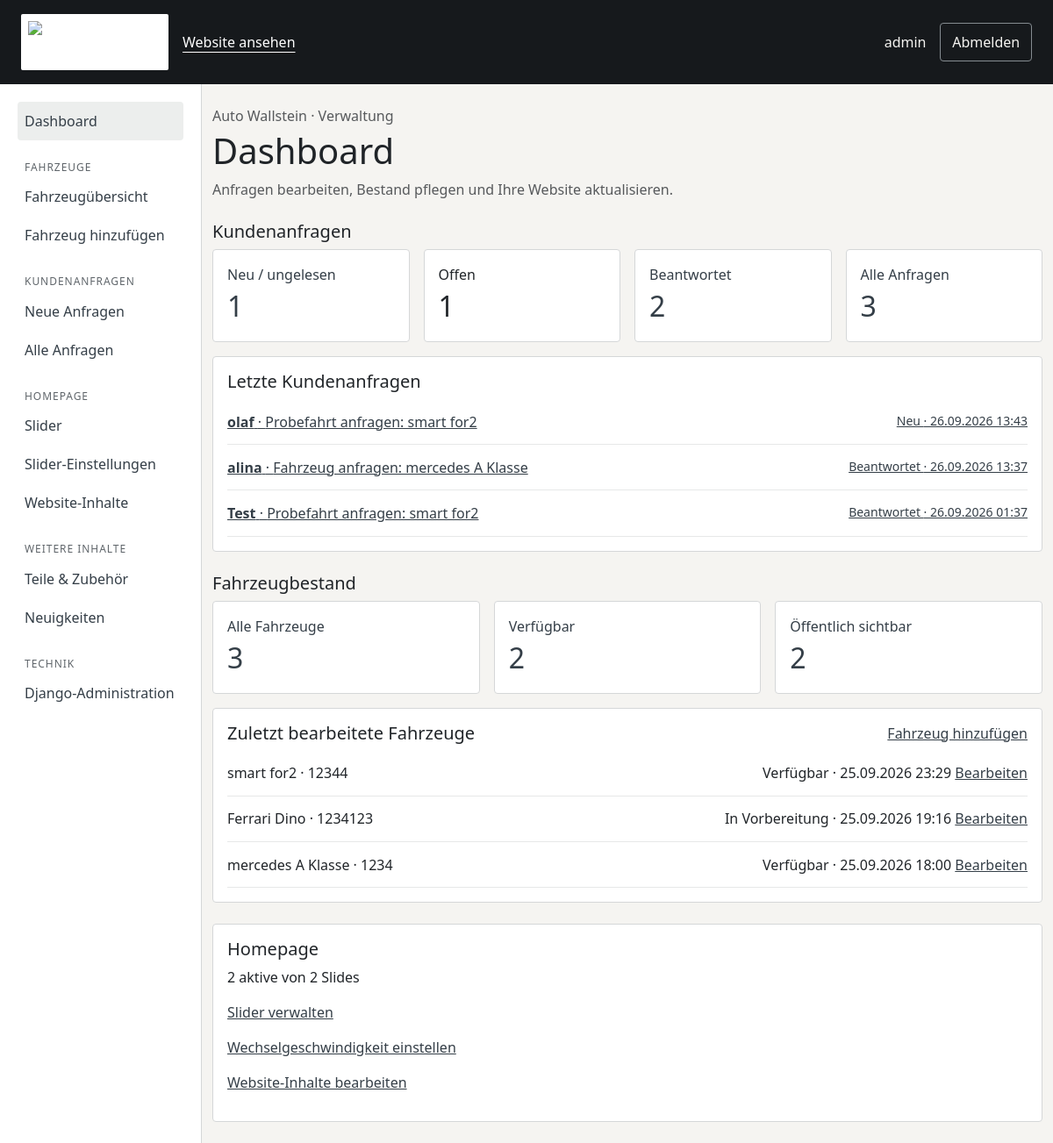
/verwaltung/ (signed in), run on an earlier commit of the app's database.
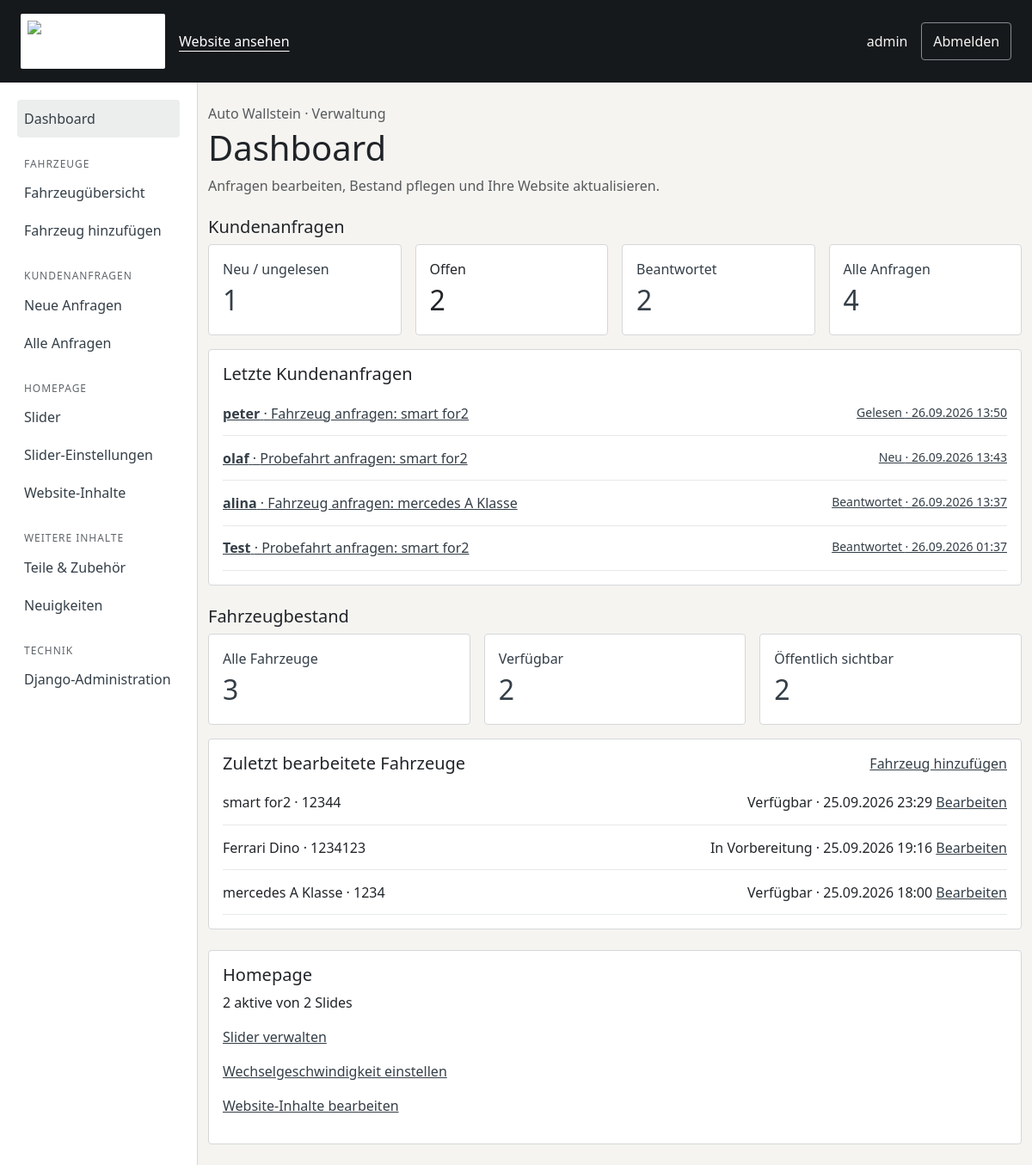
And on a later commit of the database.
### vehicles/models.py (models this page shows, shortened)
class CustomerInquiry(models.Model):
    status = models.CharField('Status', max_length=20, choices=InquiryStatus.choices, default=InquiryStatus.NEW, db_index=True)
    subject = models.CharField('Betreff', max_length=300, blank=True, editable=False)
    inquiry_type = models.CharField(
        max_length=30,
        choices=[("vehicle_request", "Fahrzeug anfragen"), ("test_drive", "Probefahrt anfragen")],
        default="vehicle_request",
    )
    vehicle = models.ForeignKey(Vehicle, on_delete=models.SET_NULL, blank=True, null=True, related_name="inquiries")
    name = models.CharField(max_length=150)
    email = models.EmailField()
    phone = models.CharField(max_length=50, blank=True)
    message = models.TextField()
    created_at = models.DateTimeField(auto_now_add=True)
    updated_at = models.DateTimeField(auto_now=True)
    class Meta:
        ordering = ["-created_at"]
        verbose_name = "Kundenanfrage"
        verbose_name_plural = "Kundenanfragen"
    @property
    def display_subject(self):
        if self.subject:
            return self.subject
        vehicle = f'{self.vehicle.brand} {self.vehicle.model}' if self.vehicle else ''
        return f'{self.get_inquiry_type_display()}{": " + vehicle if vehicle else ""}'[:300]

class Vehicle(models.Model):
    internal_number = models.CharField(max_length=50, unique=True, verbose_name="Interne Fahrzeugnummer")
    brand = models.CharField(max_length=100, verbose_name="Marke")
    model = models.CharField(max_length=120, verbose_name="Modell")
    variant = models.CharField(max_length=150, blank=True, verbose_name="Variante / Modellbezeichnung")
    vehicle_type = models.CharField(max_length=80, verbose_name="Fahrzeugtyp")
    first_registration = models.DateField(verbose_name="Erstzulassung")
    year = models.PositiveIntegerField(verbose_name="Baujahr")
    mileage = models.PositiveIntegerField(verbose_name="Kilometerstand")
    fuel_type = models.CharField(max_length=60, verbose_name="Kraftstoffart")
    transmission = models.CharField(max_length=50, verbose_name="Getriebe")
    power_kw = models.PositiveIntegerField(verbose_name="Leistung kW")
    power_ps = models.PositiveIntegerField(verbose_name="Leistung PS")
    engine_capacity = models.PositiveIntegerField(verbose_name="Hubraum")
    doors = models.PositiveIntegerField(verbose_name="Anzahl Türen")
    seats = models.PositiveIntegerField(verbose_name="Anzahl Sitzplätze")
    exterior_color = models.CharField(max_length=80, verbose_name="Außenfarbe")
    interior_equipment = models.CharField(max_length=200, blank=True, verbose_name="Innenausstattung")
    vin = models.CharField(max_length=50, blank=True, verbose_name="FIN / Fahrgestellnummer")
    previous_owners = models.PositiveIntegerField(default=0, verbose_name="Anzahl Vorbesitzer")
    hu_valid_until = models.DateField(blank=True, null=True, verbose_name="HU gültig bis")
    purchase_price = models.DecimalField(max_digits=12, decimal_places=2, verbose_name="Einkaufspreis")
    sale_price = models.DecimalField(max_digits=12, decimal_places=2, verbose_name="Verkaufspreis")
    description = models.TextField(blank=True, verbose_name="Beschreibung")
    equipment = models.TextField(blank=True, verbose_name="Ausstattung")
    status = models.CharField(
        max_length=30,
        choices=VehicleStatus.choices,
        default=VehicleStatus.IN_PREPARATION,
        verbose_name="Status",
    )
    is_published = models.BooleanField(default=False, verbose_name="Veröffentlicht")
    public_visible = models.BooleanField(default=False, verbose_name="Öffentlich sichtbar")
    created_at = models.DateTimeField(default=timezone.now, verbose_name="Datum der Aufnahme")
    updated_at = models.DateTimeField(auto_now=True, verbose_name="Datum der letzten Änderung")
    class Meta:
        ordering = ["-updated_at"]
        verbose_name = "Fahrzeug"
        verbose_name_plural = "Fahrzeuge"

### vehicles/management.py (the view)
@never_cache
@login_required
def dashboard(request):
    if not can_manage(request.user):
        raise PermissionDenied
    context = {}
    if request.user.has_perm('vehicles.view_vehicle'):
        context['stats'] = Vehicle.objects.aggregate(
            total=Count('pk'),
            available=Count('pk', filter=Q(status=VehicleStatus.AVAILABLE)),
            public=Count('pk', filter=Q(status=VehicleStatus.AVAILABLE, is_published=True, public_visible=True)),
        )
        context['recent_vehicles'] = Vehicle.objects.order_by('-updated_at', '-pk')[:5]
    if request.user.has_perm('vehicles.view_customerinquiry'):
        context['inquiry_stats'] = CustomerInquiry.objects.aggregate(
            total=Count('pk'), new=Count('pk', filter=Q(status=InquiryStatus.NEW)),
            answered=Count('pk', filter=Q(status=InquiryStatus.ANSWERED)),
            open=Count('pk', filter=Q(status__in=[InquiryStatus.NEW, InquiryStatus.READ, InquiryStatus.IN_PROGRESS])),
        )
        context['recent_inquiries'] = CustomerInquiry.objects.select_related('vehicle').order_by('-created_at', '-pk')[:5]
    if request.user.has_perm('vehicles.view_heroslide'):
        context['slide_stats'] = HeroSlide.objects.aggregate(total=Count('pk'), active=Count('pk', filter=Q(is_active=True)))
    return render(request, 'admin/dashboard.html', context)

### vehicles/content.py (called while the page is built)
def homepage_content(values=None):
    interval = Homepage._meta.get_field("slider_interval").default
    if values is None:
        page = Homepage.objects.filter(pk=1).first()
        values = page.published if page else {}
        interval = page.slider_interval if page else interval
    result = {key: values.get(key, default) for key, label, default, group in TEXT_FIELDS}
    image_ids = [values[key] for key, *_ in IMAGE_FIELDS if isinstance(values.get(key), int)]
    images = HomepageImage.objects.in_bulk(image_ids)
    for key, label, fallback, group in IMAGE_FIELDS:
        asset = images.get(values.get(key))
        result[key] = asset.image.url if asset else (static(fallback) if fallback else '')
    result["slider_interval"] = interval
    return result

def website_content(request):
    if not hasattr(request, '_homepage_content'):
        request._homepage_content = homepage_content()
    return {'site_content': request._homepage_content}

### vehicles/management.py (called while the page is built)
def can_manage(user):
    return any(user.has_perm(permission) for permission in MANAGEMENT_PERMISSIONS)

### templates/admin/dashboard.html (shortened to what this page needs)
{% extends 'management/base.html' %}
{% block content %}
<section class="container py-4">
    <p class="text-muted mb-1">Auto Wallstein · Verwaltung</p>
    <h1>Dashboard</h1>
    <p class="text-muted">Anfragen bearbeiten, Bestand pflegen und Ihre Website aktualisieren.</p>
    {% if inquiry_stats %}
    <h2 class="h5 mt-4">Kundenanfragen</h2>
    <div class="management-stats">
        <a class="card p-3" href="{% url 'management_inquiries' %}?status=new"><span>Neu / ungelesen</span><strong>{{ inquiry_stats.new }}</strong></a>
        <div class="card p-3"><span>Offen</span><strong>{{ inquiry_stats.open }}</strong></div>
        <a class="card p-3" href="{% url 'management_inquiries' %}?status=answered"><span>Beantwortet</span><strong>{{ inquiry_stats.answered }}</strong></a>
        <a class="card p-3" href="{% url 'management_inquiries' %}"><span>Alle Anfragen</span><strong>{{ inquiry_stats.total }}</strong></a>
    </div>
    <div class="card p-3 my-3"><h2 class="h5">Letzte Kundenanfragen</h2>
    {% for inquiry in recent_inquiries %}<a class="management-recent" href="{% url 'inquiry_detail' inquiry.pk %}"><span><strong>{{ inquiry.name }}</strong> · {{ inquiry.display_subject }}</span><small>{{ inquiry.get_status_display }} · {{ inquiry.created_at|date:'d.m.Y H:i' }}</small></a>{% empty %}<p>Noch keine Kundenanfragen.</p>{% endfor %}</div>
    {% endif %}
    {% if stats %}
    <h2 class="h5 mt-4">Fahrzeugbestand</h2>
    <div class="management-stats">
        <a class="card p-3" href="{% url 'management_vehicles' %}"><span>Alle Fahrzeuge</span><strong>{{ stats.total }}</strong></a>
        <a class="card p-3" href="{% url 'management_vehicles' %}?status=available"><span>Verfügbar</span><strong>{{ stats.available }}</strong></a>
        <a class="card p-3" href="{% url 'management_vehicles' %}?visibility=public"><span>Öffentlich sichtbar</span><strong>{{ stats.public }}</strong></a>
    </div>
    <div class="card p-3 my-3"><div class="d-flex flex-wrap justify-content-between gap-2"><h2 class="h5">Zuletzt bearbeitete Fahrzeuge</h2>{% if perms.vehicles.add_vehicle %}<a href="{% url 'vehicle_create' %}">Fahrzeug hinzufügen</a>{% endif %}</div>
    {% for vehicle in recent_vehicles %}<div class="management-recent"><span>{{ vehicle.brand }} {{ vehicle.model }} · {{ vehicle.internal_number }}</span><span>{{ vehicle.get_status_display }} · {{ vehicle.updated_at|date:'d.m.Y H:i' }} {% if perms.vehicles.change_vehicle %}<a href="{% url 'vehicle_update' vehicle.pk %}">Bearbeiten</a>{% endif %}</span></div>{% empty %}<p>Noch keine Fahrzeuge angelegt.</p>{% endfor %}</div>
    {% endif %}
    {% if slide_stats or perms.vehicles.change_homepage or perms.vehicles.change_slider_settings %}
    <div class="card p-3 mt-4"><h2 class="h5">Homepage</h2>
        {% if slide_stats %}<p>{{ slide_stats.active }} aktive von {{ slide_stats.total }} Slides</p><p><a href="{% url 'management_slides' %}">Slider verwalten</a></p>{% endif %}
        {% if perms.vehicles.change_slider_settings %}<p><a href="{% url 'slider_settings' %}">Wechselgeschwindigkeit einstellen</a></p>{% endif %}
        {% if perms.vehicles.change_homepage %}<p><a href="{% url 'homepage_edit' %}">Website-Inhalte bearbeiten</a></p>{% endif %}
    </div>{% endif %}
</section>
{% endblock %}

What changed in the data, as far as the page shows it:
added CustomerInquiry: name "peter", display_subject "Fahrzeug anfragen: smart for2", status "Gelesen", created_at "26.09.2026 13:50"
Also different on the page:
{{ inquiry_stats.open }}: "1" → "2"
{{ inquiry_stats.total }}: "3" → "4"
